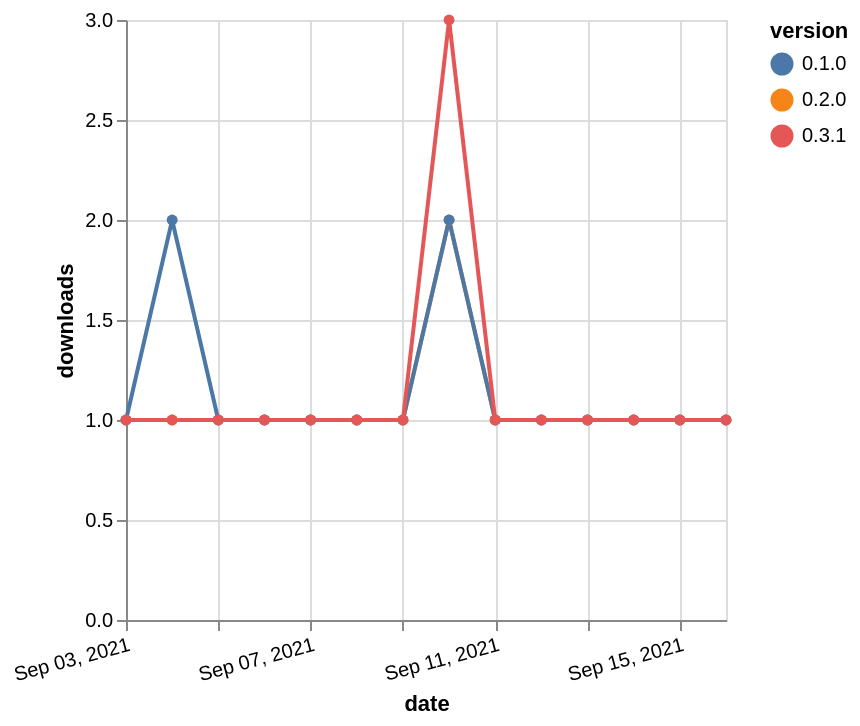

Write a Vega-Lite specification for this figure.
### Vega-Lite specification from a JSON file in a GitHub repository (floating-point values rounded to 4 significant figures)
{"$schema": "https://vega.github.io/schema/vega-lite/v5.json", "description": "A simple bar chart with embedded data.", "data": {"values": [{"date": "2021-09-03", "total": 136, "delta": 1, "version": "0.2.0"}, {"date": "2021-09-04", "total": 137, "delta": 1, "version": "0.2.0"}, {"date": "2021-09-05", "total": 138, "delta": 1, "version": "0.2.0"}, {"date": "2021-09-06", "total": 139, "delta": 1, "version": "0.2.0"}, {"date": "2021-09-07", "total": 140, "delta": 1, "version": "0.2.0"}, {"date": "2021-09-08", "total": 141, "delta": 1, "version": "0.2.0"}, {"date": "2021-09-09", "total": 142, "delta": 1, "version": "0.2.0"}, {"date": "2021-09-10", "total": 144, "delta": 2, "version": "0.2.0"}, {"date": "2021-09-11", "total": 145, "delta": 1, "version": "0.2.0"}, {"date": "2021-09-12", "total": 146, "delta": 1, "version": "0.2.0"}, {"date": "2021-09-13", "total": 147, "delta": 1, "version": "0.2.0"}, {"date": "2021-09-14", "total": 148, "delta": 1, "version": "0.2.0"}, {"date": "2021-09-15", "total": 149, "delta": 1, "version": "0.2.0"}, {"date": "2021-09-16", "total": 150, "delta": 1, "version": "0.2.0"}, {"date": "2021-09-03", "total": 141, "delta": 1, "version": "0.1.0"}, {"date": "2021-09-04", "total": 143, "delta": 2, "version": "0.1.0"}, {"date": "2021-09-05", "total": 144, "delta": 1, "version": "0.1.0"}, {"date": "2021-09-06", "total": 145, "delta": 1, "version": "0.1.0"}, {"date": "2021-09-07", "total": 146, "delta": 1, "version": "0.1.0"}, {"date": "2021-09-08", "total": 147, "delta": 1, "version": "0.1.0"}, {"date": "2021-09-09", "total": 148, "delta": 1, "version": "0.1.0"}, {"date": "2021-09-10", "total": 150, "delta": 2, "version": "0.1.0"}, {"date": "2021-09-11", "total": 151, "delta": 1, "version": "0.1.0"}, {"date": "2021-09-12", "total": 152, "delta": 1, "version": "0.1.0"}, {"date": "2021-09-13", "total": 153, "delta": 1, "version": "0.1.0"}, {"date": "2021-09-14", "total": 154, "delta": 1, "version": "0.1.0"}, {"date": "2021-09-15", "total": 155, "delta": 1, "version": "0.1.0"}, {"date": "2021-09-16", "total": 156, "delta": 1, "version": "0.1.0"}, {"date": "2021-09-03", "total": 121, "delta": 1, "version": "0.3.1"}, {"date": "2021-09-04", "total": 122, "delta": 1, "version": "0.3.1"}, {"date": "2021-09-05", "total": 123, "delta": 1, "version": "0.3.1"}, {"date": "2021-09-06", "total": 124, "delta": 1, "version": "0.3.1"}, {"date": "2021-09-07", "total": 125, "delta": 1, "version": "0.3.1"}, {"date": "2021-09-08", "total": 126, "delta": 1, "version": "0.3.1"}, {"date": "2021-09-09", "total": 127, "delta": 1, "version": "0.3.1"}, {"date": "2021-09-10", "total": 130, "delta": 3, "version": "0.3.1"}, {"date": "2021-09-11", "total": 131, "delta": 1, "version": "0.3.1"}, {"date": "2021-09-12", "total": 132, "delta": 1, "version": "0.3.1"}, {"date": "2021-09-13", "total": 133, "delta": 1, "version": "0.3.1"}, {"date": "2021-09-14", "total": 134, "delta": 1, "version": "0.3.1"}, {"date": "2021-09-15", "total": 135, "delta": 1, "version": "0.3.1"}, {"date": "2021-09-16", "total": 136, "delta": 1, "version": "0.3.1"}]}, "width": "container", "mark": {"type": "line", "point": {"filled": true}}, "encoding": {"x": {"field": "date", "type": "temporal", "timeUnit": "yearmonthdate", "title": "date", "axis": {"labelAngle": -15}}, "y": {"field": "delta", "type": "quantitative", "title": "downloads"}, "color": {"field": "version", "type": "nominal"}, "tooltip": {"field": "delta"}}}
